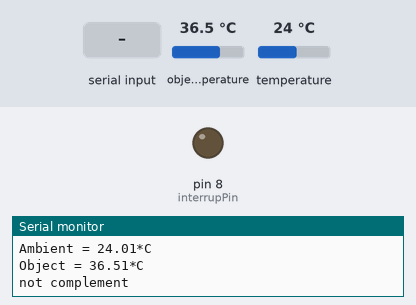
The sketch below on a simulated Arduino Uno, built with avr-gcc and run on an emulated ATmega328P. Parts: output pins drawn as LEDs (lit = HIGH), the last lines printed to the serial monitor. Inputs (shaded band) come from the test bench; at power-on: object temperature 36.5 °C, temperature 24 °C.

Above: at 1.2 s.
1.3 s: "90,45\n" received over Serial
At 2.7 s:
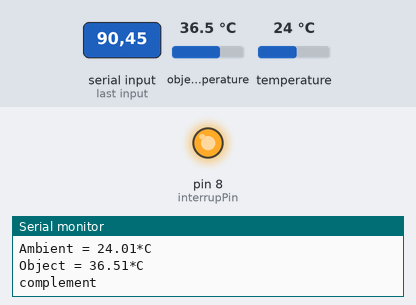
4.3 s: "30,150\n" received over Serial
At 7.1 s:
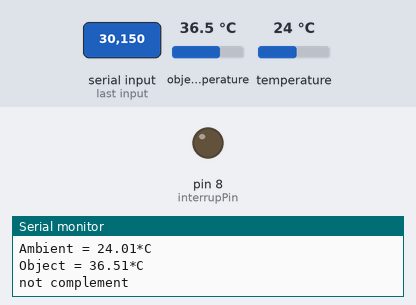
7.3 s: "90\n" received over Serial
At 8.4 s:
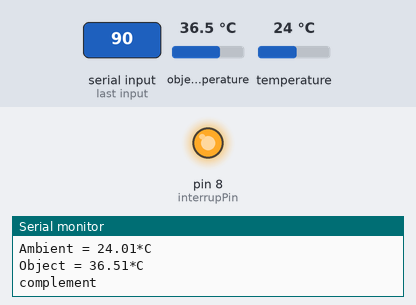
Timing chart, 0 to 10.5 s (numbered marks = the images above; inputs shaded):
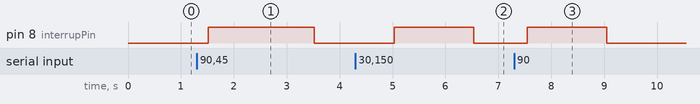

The sketch:

TemperateArduino.ino
```cpp
#include <Wire.h>
#include <Adafruit_MLX90614.h>

Adafruit_MLX90614 mlx = Adafruit_MLX90614();

int interrupPin = 8;
float temperate;
float currentTemperate;

void setup()
{
  Serial.begin(9600);

  Serial.println("Serial setUp!");

  pinMode(interrupPin, OUTPUT);

  temperate = -1;
  mlx.begin();
}

void loop()
{
  if(Serial.available())
  {
    temperate = Serial.parseFloat();

    Serial.print(temperate);
    Serial.println();
  }

  currentTemperate = mlx.readObjectTempC();
  Serial.print("Ambient = "); Serial.print(mlx.readAmbientTempC()); Serial.println("*C");
  Serial.print("Object = "); Serial.print(mlx.readObjectTempC()); Serial.println("*C");

  if(temperate > currentTemperate)
  {
    temperate = -1;
    digitalWrite(interrupPin, HIGH);
    Serial.println("complement");
    temperate = -1;
  }
  else
  {
    digitalWrite(interrupPin, LOW);
    Serial.println("not complement");
  }

  delay(500);
}
```

Measured:
- after the input at 1.3 s, pin 8 (interrupPin): LOW → HIGH after 0.21 s, → LOW 2.0 s later
- after the input at 4.3 s, pin 8 (interrupPin): LOW → HIGH after 0.73 s, → LOW 1.5 s later
- after the input at 7.3 s, pin 8 (interrupPin): LOW → HIGH after 0.24 s, → LOW 1.5 s later
